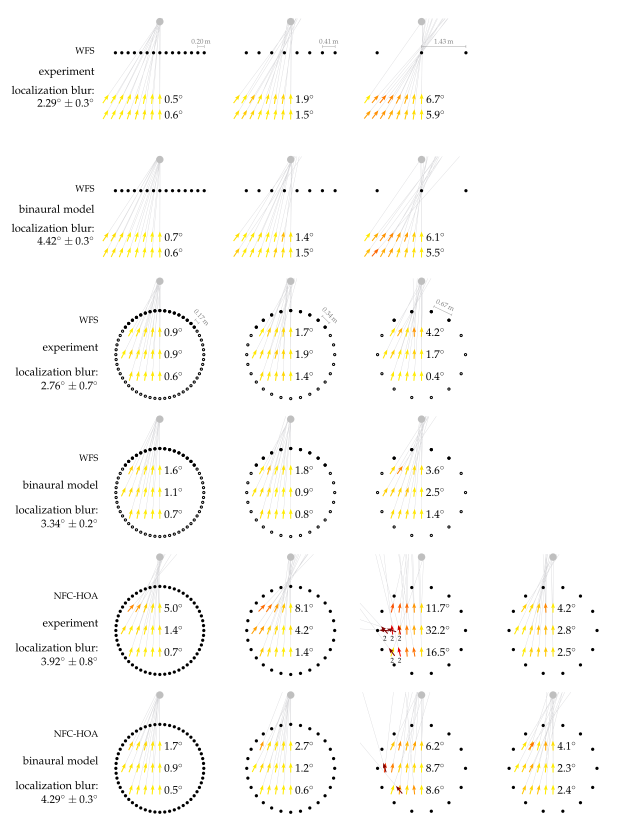

This figure's gnuplot source:
#!/usr/bin/gnuplot
#
# FIGURE 6.3a: Average localization results for all four experiments. The
# black symbols indicate loudspeakers, the grey ones the synthesized source. On
# every listening position an arrow is pointing into the direction the listener
# perceived the corresponding auditory event from. The color of the arrow
# displays the absolute localization error, which is also summarized beside the
# arrows for every row of positions. The average confidence interval for the
# localization results is 2.3 deg. Listening conditions that resulted in
# listeners saying that they perceived two sources in Exp. 4 of Section 5.1 are
# highlighted with a small 2 written below the position.
#
# Explanation of calculated values:
# * the labels printed beside the position rows are the mean absolute
#   localization error, about the corresponding values from the rows. The values
#   were calculated by hand from the result files
# * the label representing the localization blur is the mean standard deviation
#   averaged over all positions and loudspeaker setups; the ones were more than
#   one arrow is printed for one position were excluded from the average
#
# AUTHOR:   Hagen Wierstorf
# SOFTWARE: gnuplot 5.0 patchlevel 3

reset
set macros
set loadpath '../../gnuplot' 'data'

load 'latex.cfg'
load 'localization.cfg'
load 'array.cfg'

set terminal epslatex size 16cm,21cm color colortext @small
set output 'fig6_03a.tex'

set style line 101 lc rgb '#808080' lt 1 lw 1

unset key
set size ratio -1

set cbrange [0:40]

set tmargin 0
set bmargin 0
set lmargin 0
set rmargin 0

unset colorbox
unset tics
unset xlabel
unset ylabel
set border 0

# === start plotting =====================================================
set multiplot
set size 0.208,0.167

# --- 1 data ---
set origin 0.15,0.83
set xrange [-2.1:2.1]
set yrange [-2.3:1.1]
# WFS point source, 15 secondary sources
set label 1 '\ft \acs{WFS}' at graph 0, graph 0.7 right front
set label 41 '\ft experiment' at graph 0, graph 0.5 right front 
set label 31 '\ft localization blur:' at graph 0, graph 0.32 right front
set label 32 '\ft $2.29\degree \pm 0.3\degree$' at graph 0, graph 0.2 right front
set label 10 '\ft $0.5\degree$' at 0.15,-1.5 left front             # mean localization error for y=-1.5m
set label 11 '\ft $0.6\degree$' at 0.15,-2.0 left front             # mean localization error for y=-2m
set arrow 21 from 1.221,0.2 to 1.425,0.2 heads size 0.05,90,0 front ls 101 # mark distance between adjacent loudspeakers
set label 21 '\tiny $0.20$\,m' at 1.323,0.4 front center tc ls 101
plot 'wfs_nls15_linear_ps.txt'          @localization_grey_line,\
     ''                                 @localization_arrow,\
     'array_nls15_linear.txt'           @array_active w p,\
     set_point_source(0,1)              @point_source

# --- 2 data ---
# WFS point source, 8 secondary sources
set origin 0.358,0.83
set label 1 ''
set label 41 ''
set label 31 ''
set label 32 ''
set label 10 '\ft $1.9\degree$'
set label 11 '\ft $1.5\degree$'
set arrow 21 from 1.018,0.2 to 1.425,0.2
set label 21 '\tiny $0.41$\,m' at 1.222,0.4
plot 'wfs_nls8_linear_ps.txt'           @localization_grey_line,\
     ''                                 @localization_arrow,\
     'array_nls8_linear.txt'            @array_active w p,\
     set_point_source(0,1)              @point_source

# --- 3 data ---
# WFS point source, 3 secondary sources
set origin 0.566,0.83
set label 10 '\ft $6.7\degree$'
set label 11 '\ft $5.9\degree$'
set arrow 21 from 0,0.2 to 1.425,0.2
set label 21 '\tiny $1.43$\,m' at 0.713,0.4
plot 'wfs_nls3_linear_ps.txt'           @localization_grey_line,\
     ''                                 @localization_arrow,\
     'array_nls3_linear.txt'            @array_active w p,\
     set_point_source(0,1)              @point_source

# --- 1 model ---
# WFS point source, 15 secondary sources
set origin 0.15,0.663
unset arrow 21
unset label 21
set label 1 '\ft \acs{WFS}'
set label 41 '\ft binaural model' 
set label 31 '\ft localization blur:'
set label 32 '\ft $4.42\degree \pm 0.3\degree$'
set label 10 '\ft $0.7\degree$'
set label 11 '\ft $0.6\degree$'
plot 'wfs_nls15_linear_ps_model.txt'    @localization_grey_line,\
     ''                                 @localization_arrow,\
     'array_nls15_linear.txt'           @array_active w p,\
     set_point_source(0,1)              @point_source

# --- 2 model ---
# WFS point source, 8 secondary sources
set origin 0.358,0.663
set label 1 ''
set label 41 ''
set label 31 ''
set label 32 ''
set label 10 '\ft $1.4\degree$'
set label 11 '\ft $1.5\degree$'
plot 'wfs_nls8_linear_ps_model.txt'     @localization_grey_line,\
     ''                                 @localization_arrow,\
     'array_nls8_linear.txt'            @array_active w p,\
     set_point_source(0,1)              @point_source

# --- 3 model ---
# WFS point source, 3 secondary sources
set origin 0.566,0.663
set label 10 '\ft $6.1\degree$'
set label 11 '\ft $5.5\degree$'
plot 'wfs_nls3_linear_ps_model.txt'     @localization_grey_line,\
     ''                                 @localization_arrow,\
     'array_nls3_linear.txt'            @array_active w p,\
     set_point_source(0,1)              @point_source

# --- 4 data ---
# WFS point source, 56 secondary sources
set origin 0.15,0.496
set yrange [-2.1:2.6]
set label 1 '\ft \acs{WFS}'
set label 41 '\ft experiment'
set label 31 '\ft localization blur:'
set label 32 '\ft $2.76\degree \pm 0.7\degree$' at graph 0, graph 0.22 right front
set label 10 '\ft $0.9\degree$' at 0.15, 0.75 left front
set label 11 '\ft $0.9\degree$' at 0.15, 0.00 left front
set label 12 '\ft $0.6\degree$' at 0.15,-0.75 left front
set arrow 21 from 1.210,1.194 to 1.322,1.069 heads size 0.05,90,0 front ls 101
set label 21 '\tiny $0.17$\,m' at 1.452,1.298 rotate by -48.21 front center tc ls 101
plot 'wfs_nls56_circular_ps.txt'        @localization_grey_line,\
     ''                                 @localization_arrow,\
     'array_nls56_circular.txt'         @array_inactive w p,\
     'array_nls56_circular_wfs_ps.txt'  @array_active w p,\
     set_point_source(0,2.5)            @point_source 

# --- 5 data ---
# WFS point source, 28 secondary sources
set origin 0.358,0.496
set label 1 ''
set label 41 ''
set label 31 ''
set label 32 ''
set label 10 '\ft $1.7\degree$'
set label 11 '\ft $1.9\degree$'
set label 12 '\ft $1.4\degree$'
set arrow 21 from 1.077,1.314 to 1.314,1.077
set label 21 '\tiny $0.34$\,m' at 1.372,1.372 rotate by -45
plot 'wfs_nls28_circular_ps.txt'        @localization_grey_line,\
     ''                                 @localization_arrow,\
     'array_nls28_circular.txt'         @array_inactive w p,\
     'array_nls28_circular_wfs_ps.txt'  @array_active w p,\
     set_point_source(0,2.5)            @point_source

# --- 6 data ---
# WFS point source, 14 secondary sources
set origin 0.566,0.496
set label 10 '\ft $4.2\degree$'
set label 11 '\ft $1.7\degree$'
set label 12 '\ft $0.4\degree$'
set arrow 21 from 0.421,1.643 to 1.022,1.353
set label 21 '\tiny $0.67$\,m' at 0.823,1.723 rotate by -25.71
plot 'wfs_nls14_circular_ps.txt'        @localization_grey_line,\
     ''                                 @localization_arrow,\
     'array_nls14_circular.txt'         @array_inactive w p,\
     'array_nls14_circular_wfs_ps.txt'  @array_active w p,\
     set_point_source(0,2.5)            @point_source

# --- 4 model ---
# WFS point source, 56 secondary sources
set origin 0.15,0.329
set yrange [-2.1:2.6]
unset arrow 21
unset label 21
set label 1 '\ft \acs{WFS}'
set label 41 '\ft binaural model'
set label 31 '\ft localization blur:'
set label 32 '\ft $3.34\degree \pm 0.2\degree$'
set label 10 '\ft $1.6\degree$' at 0.15, 0.75 left front
set label 11 '\ft $1.1\degree$' at 0.15, 0.00 left front
set label 12 '\ft $0.7\degree$' at 0.15,-0.75 left front
plot 'wfs_nls56_circular_ps_model.txt'  @localization_grey_line,\
     ''                                 @localization_arrow,\
     'array_nls56_circular.txt'         @array_inactive w p,\
     'array_nls56_circular_wfs_ps.txt'  @array_active w p,\
     set_point_source(0,2.5)            @point_source 

# --- 5 model ---
# WFS point source, 28 secondary sources
set origin 0.358,0.329
set label 1 ''
set label 41 ''
set label 31 ''
set label 32 ''
set label 10 '\ft $1.8\degree$'
set label 11 '\ft $0.9\degree$'
set label 12 '\ft $0.8\degree$'
plot 'wfs_nls28_circular_ps_model.txt'  @localization_grey_line,\
     ''                                 @localization_arrow,\
     'array_nls28_circular.txt'         @array_inactive w p,\
     'array_nls28_circular_wfs_ps.txt'  @array_active w p,\
     set_point_source(0,2.5)            @point_source

# --- 6 model ---
# WFS point source, 14 secondary sources
set origin 0.566,0.329
set label 10 '\ft $3.6\degree$'
set label 11 '\ft $2.5\degree$'
set label 12 '\ft $1.4\degree$'
plot 'wfs_nls14_circular_ps_model.txt'  @localization_grey_line,\
     ''                                 @localization_arrow,\
     'array_nls14_circular.txt'         @array_inactive w p,\
     'array_nls14_circular_wfs_ps.txt'  @array_active w p,\
     set_point_source(0,2.5)            @point_source

# --- 7 data ---
# NFC-HOA point source, 56 secondary sources
set origin 0.15,0.162
set label 1 '\ft \acs{NFC-HOA}'
set label 41 '\ft experiment'
set label 31 '\ft localization blur:'
set label 32 '\ft $3.92\degree \pm 0.8\degree$'
set label 10 '\ft $5.0\degree$'
set label 11 '\ft $1.4\degree$'
set label 12 '\ft $0.7\degree$'
plot 'hoa_nls56_order28_ps.txt'         @localization_grey_line,\
     ''                                 @localization_arrow,\
     'array_nls56_circular.txt'         @array_active w p,\
     set_point_source(0,2.5)            @point_source 

# --- 8 data ---
# NFC-HOA point source, 28 secondary sources
set origin 0.358,0.162
set label 1 ''
set label 41 ''
set label 31 ''
set label 32 ''
set label 10 '\ft $8.1\degree$'
set label 11 '\ft $4.2\degree$'
set label 12 '\ft $1.4\degree$'
plot 'hoa_nls28_order14_ps.txt'         @localization_grey_line,\
     ''                                 @localization_arrow,\
     'array_nls28_circular.txt'         @array_active w p,\
     set_point_source(0,2.5)            @point_source

# --- 9 data ---
# NFC-HOA point source, 14 secondary sources
set origin 0.566,0.162
set label 2 '\tiny $2$' at -1.25,-0.23 center front
set label 3 '\tiny $2$' at -1.00,-0.23 center front
set label 4 '\tiny $2$' at -0.75,-0.23 center front
set label 5 '\tiny $2$' at -1.00,-0.98 center front
set label 6 '\tiny $2$' at -0.75,-0.98 center front
set label 10 '\ft $11.7\degree$'
set label 11 '\ft $32.2\degree$'
set label 12 '\ft $16.5\degree$'
plot 'hoa_nls14_order7_ps.txt'          @localization_grey_line,\
     ''                                 @localization_arrow,\
     'array_nls14_circular.txt'         @array_active w p,\
     set_point_source(0,2.5)            @point_source

# --- 7 model ---
# NFC-HOA point source, 56 secondary sources
set origin 0.15,-0.005
set label 1 '\ft \acs{NFC-HOA}'
set label 41 '\ft binaural model'
set label 2 ''
set label 3 ''
set label 4 ''
set label 5 ''
set label 6 ''
set label 31 '\ft localization blur:'
set label 32 '\ft $4.29\degree \pm 0.3\degree$'
set label 10 '\ft $1.7\degree$'
set label 11 '\ft $0.9\degree$'
set label 12 '\ft $0.5\degree$'
plot 'hoa_nls56_order28_ps_model.txt'   @localization_grey_line,\
     ''                                 @localization_arrow,\
     'array_nls56_circular.txt'         @array_active w p,\
     set_point_source(0,2.5)            @point_source 

# --- 8 model ---
# NFC-HOA point source, 28 secondary sources
set origin 0.358,-0.005
set label 1 ''
set label 41 ''
set label 31 ''
set label 32 ''
set label 10 '\ft $2.7\degree$'
set label 11 '\ft $1.2\degree$'
set label 12 '\ft $0.6\degree$'
plot 'hoa_nls28_order14_ps_model.txt'   @localization_grey_line,\
     ''                                 @localization_arrow,\
     'array_nls28_circular.txt'         @array_active w p,\
     set_point_source(0,2.5)            @point_source

# --- 9 model ---
# NFC-HOA point source, 14 secondary sources
set origin 0.566,-0.005
set label 10 '\ft $6.2\degree$'
set label 11 '\ft $8.7\degree$'
set label 12 '\ft $8.6\degree$'
plot 'hoa_nls14_order7_ps_model.txt'    @localization_grey_line,\
     ''                                 @localization_arrow,\
     'array_nls14_circular.txt'         @array_active w p,\
     set_point_source(0,2.5)            @point_source

# --- 9.1 data ---
# NFC-HOA point source, 14 secondary sources, order 28
set origin 0.775,0.162
set label 10 '\ft $4.2\degree$'
set label 11 '\ft $2.8\degree$'
set label 12 '\ft $2.5\degree$'
plot 'hoa_nls14_order28_ps.txt'         @localization_grey_line,\
     ''                                 @localization_arrow,\
     'array_nls14_circular.txt'         @array_active w p,\
     set_point_source(0,2.5)            @point_source

# --- 9.1 model ---
# NFC-HOA point source, 14 secondary sources, order 28
set origin 0.775,-0.005
set label 10 '\ft $4.1\degree$'
set label 11 '\ft $2.3\degree$'
set label 12 '\ft $2.4\degree$'
plot 'hoa_nls14_order28_ps_model.txt'   @localization_grey_line,\
     ''                                 @localization_arrow,\
     'array_nls14_circular.txt'         @array_active w p,\
     set_point_source(0,2.5)            @point_source

unset multiplot

call 'plot.plt' 'fig6_03a'
